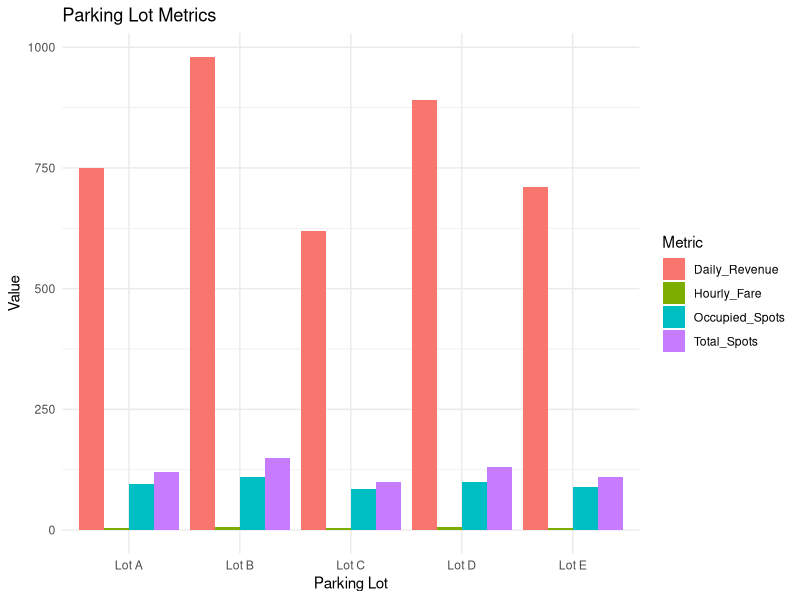
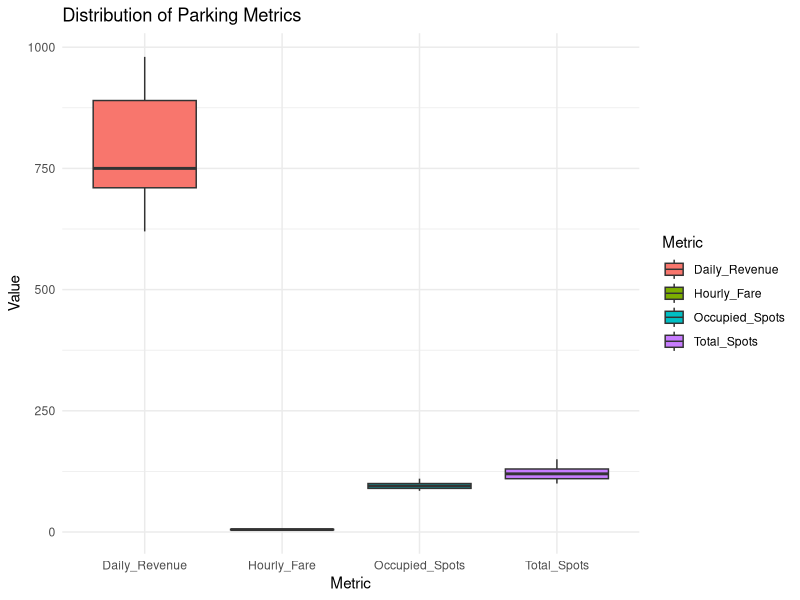
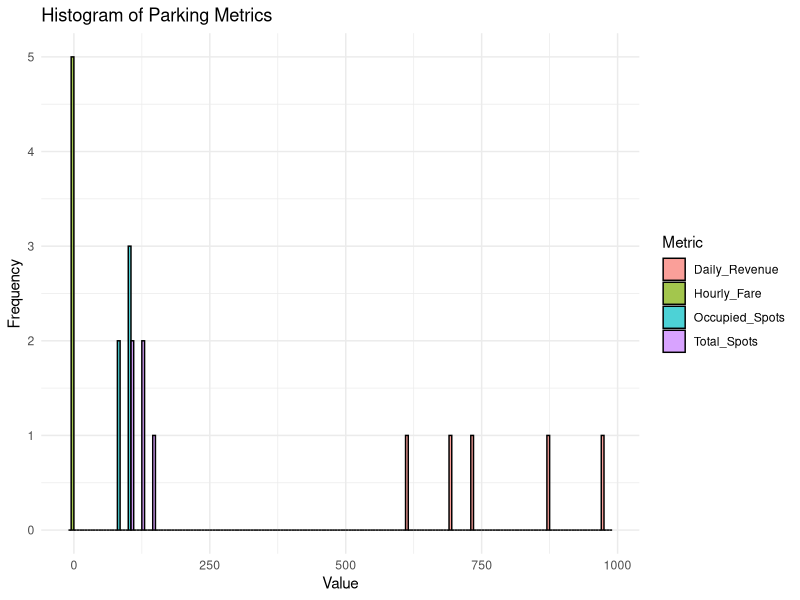

Source code (R) for these figures, in order:
# Load necessary libraries
library(ggplot2)
library(tidyr)
library(dplyr)

# Sample dataset: Car parking and fare data in different parking lots
parking_data <- data.frame(
  Parking_Lot = c("Lot A", "Lot B", "Lot C", "Lot D", "Lot E"),
  Total_Spots = c(120, 150, 100, 130, 110),
  Occupied_Spots = c(95, 110, 85, 100, 90),
  Hourly_Fare = c(5.0, 6.5, 4.0, 5.5, 4.5),
  Daily_Revenue = c(750, 980, 620, 890, 710)
)

# Display parking data
display_parking <- function(data) {
  print("Car Parking and Fare Data:")
  print(data)
}

display_parking(parking_data)

# Basic Statistical Analysis
calculate_statistics <- function(data) {
  stats <- data.frame(
    Metric = colnames(data)[-1],
    Mean = sapply(data[-1], mean),
    Median = sapply(data[-1], median),
    Std_Dev = sapply(data[-1], sd)
  )
  return(stats)
}

stats <- calculate_statistics(parking_data)
print("Summary Statistics:")
print(stats)

# Display summary statistics as a table
summary_table <- function(stats) {
  print("Summary Statistics Table:")
  print(stats)
}

summary_table(stats)

# Visualization: Bar Plot for Parking Metrics
bar_plot <- function(data) {
  melted_data <- pivot_longer(data, cols = -Parking_Lot, names_to = "Metric", values_to = "Value")
  ggplot(melted_data, aes(x = Parking_Lot, y = Value, fill = Metric)) +
    geom_bar(stat = "identity", position = "dodge") +
    labs(title = "Parking Lot Metrics", x = "Parking Lot", y = "Value", fill = "Metric") +
    theme_minimal()
}

bar_plot(parking_data)

# Visualization: Box Plot for Parking Metrics
box_plot <- function(data) {
  melted_data <- pivot_longer(data, cols = -Parking_Lot, names_to = "Metric", values_to = "Value")
  ggplot(melted_data, aes(x = Metric, y = Value, fill = Metric)) +
    geom_boxplot() +
    labs(title = "Distribution of Parking Metrics", x = "Metric", y = "Value") +
    theme_minimal()
}

box_plot(parking_data)

# Visualization: Histogram of Parking Metrics
histogram_plot <- function(data) {
  melted_data <- pivot_longer(data, cols = -Parking_Lot, names_to = "Metric", values_to = "Value")
  ggplot(melted_data, aes(x = Value, fill = Metric)) +
    geom_histogram(binwidth = 20, alpha = 0.7, position = "dodge", color = "black") +
    labs(title = "Histogram of Parking Metrics", x = "Value", y = "Frequency", fill = "Metric") +
    theme_minimal()
}

histogram_plot(parking_data)

# Identify Parking Lots with Max and Min Metrics
identify_extremes <- function(data) {
  results <- lapply(names(data)[-1], function(metric) {
    highest <- data[which.max(data[[metric]]), "Parking_Lot"]
    lowest <- data[which.min(data[[metric]]), "Parking_Lot"]
    return(data.frame(Metric = metric, Highest = highest, Lowest = lowest))
  })
  return(do.call(rbind, results))
}

extremes <- identify_extremes(parking_data)
print("Highest and Lowest Values by Metric:")
print(extremes)
